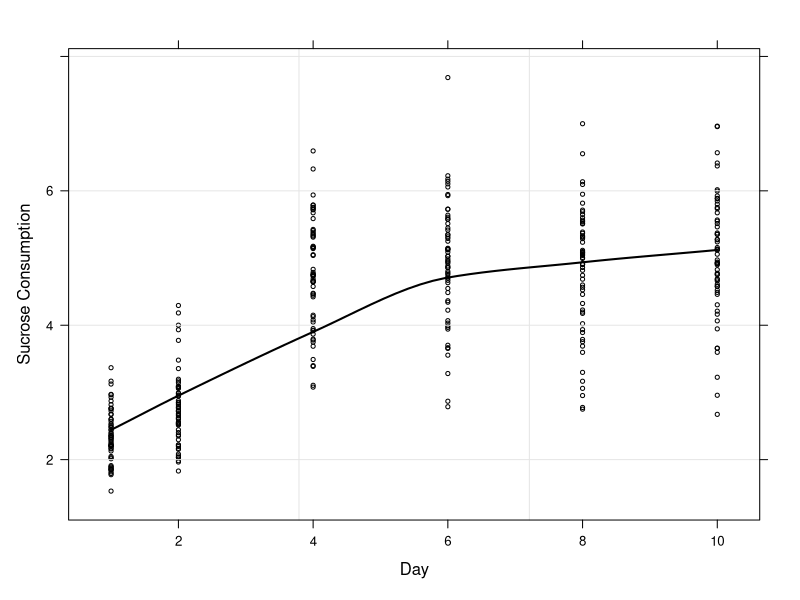
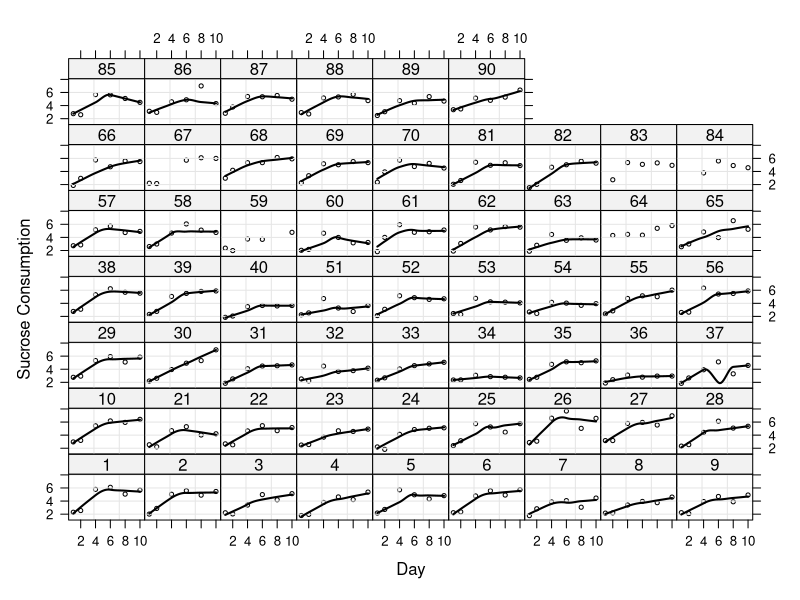
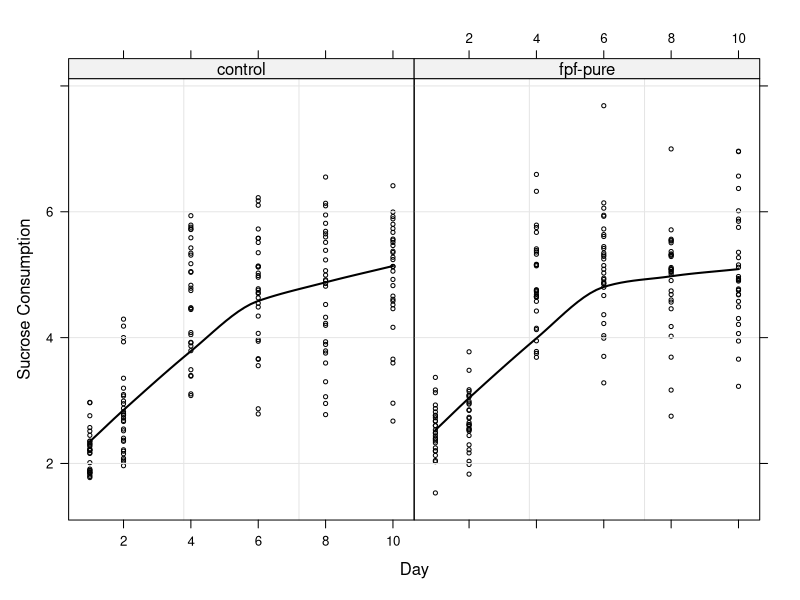
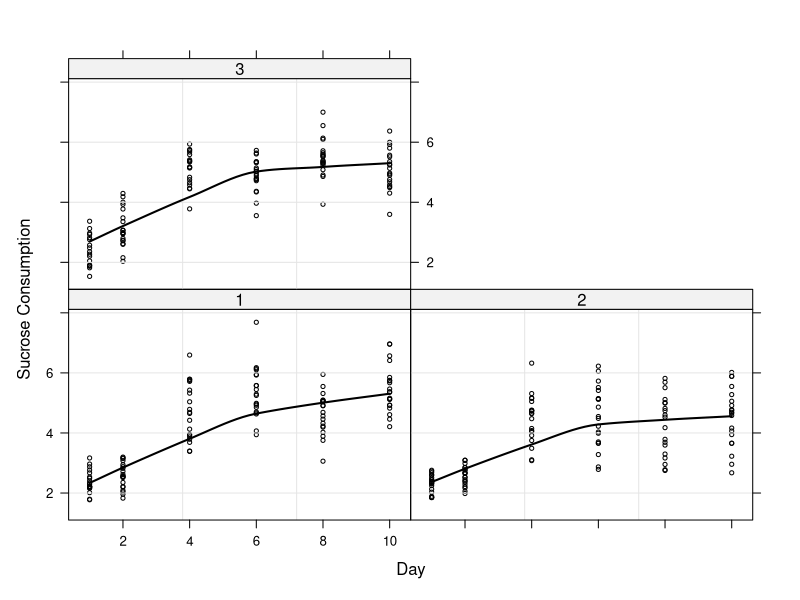
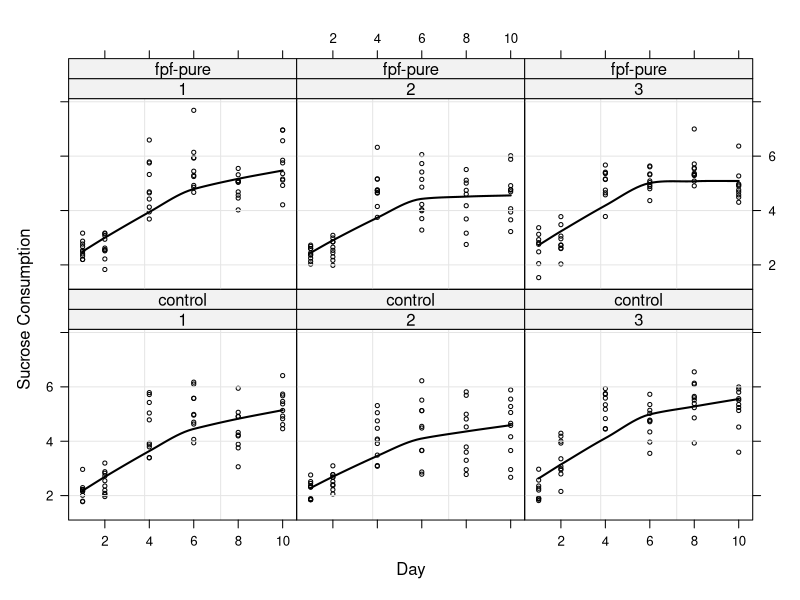
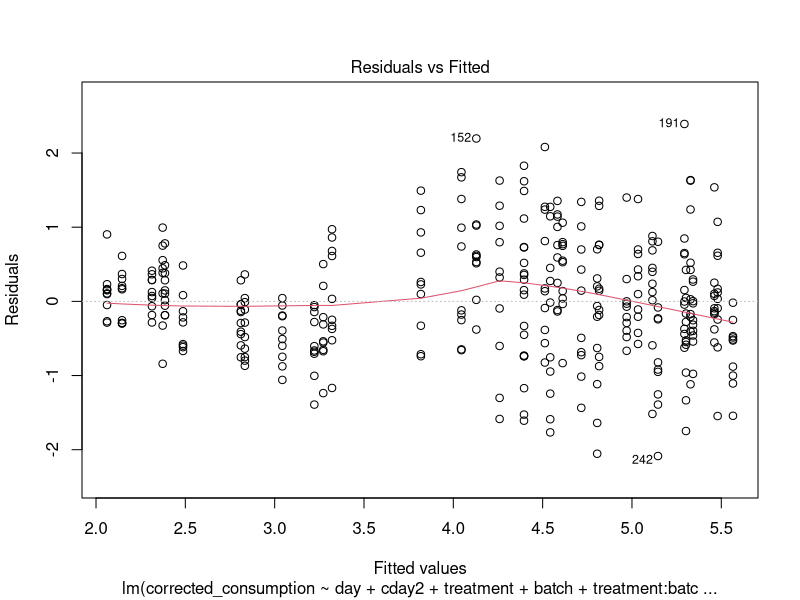
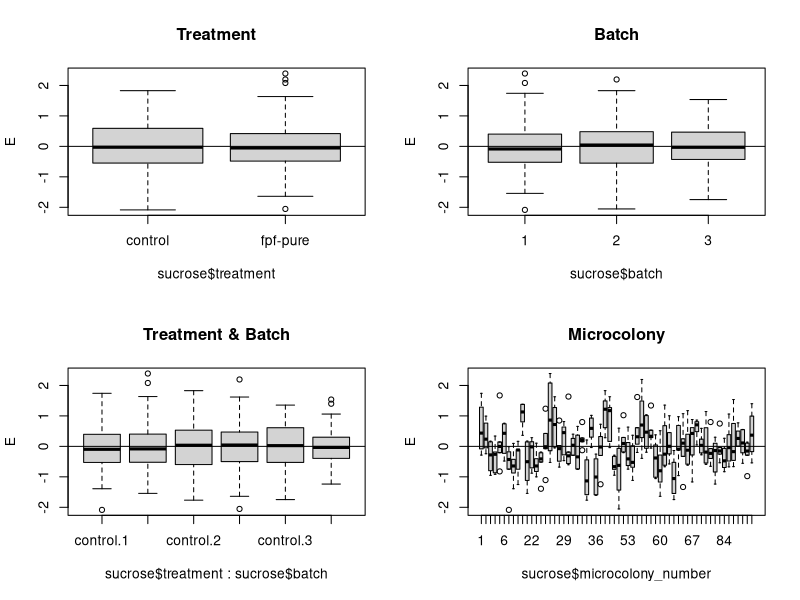
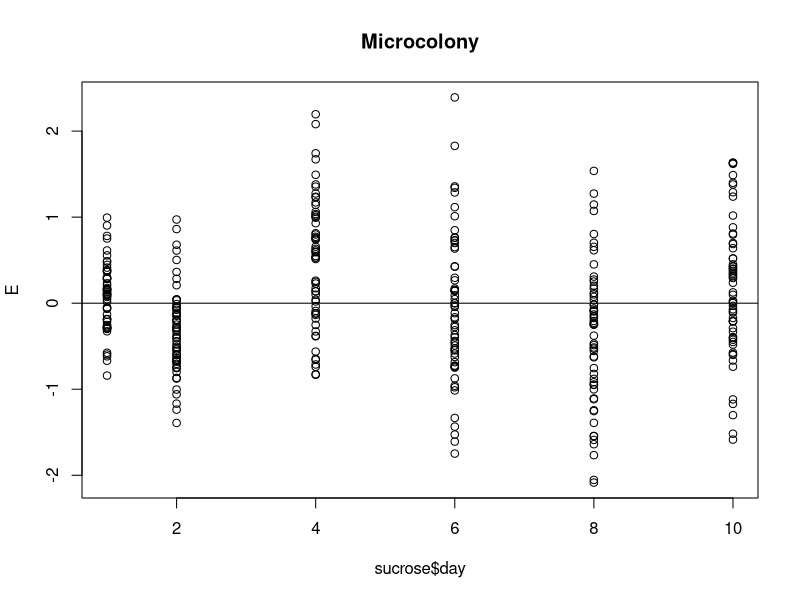

Here is the R script that generated these plots, in order: (Note: a time limit stopped this script after it produced the figures.)
## ---- chunk 1
knitr::opts_chunk$set(echo = FALSE, message = FALSE, warning = FALSE)
## ---- chunk 2
# import curated data
sucrose <- read.csv(file = "output/sucrose_consumption_corrected_long.csv", )

pollen <- read.csv(file = "output/pollen_consumption_corrected_long.csv")
## ---- chunk 3
library(lattice)

# sort out the variable classes
sucrose$microcolony_number <- as.factor(sucrose$microcolony_number)
sucrose$batch <- as.factor(sucrose$batch)
sucrose$colony_derived_from <- as.factor(sucrose$colony_derived_from)
sucrose$day <- as.numeric(sucrose$day)

# have a look at the consumption
xyplot(corrected_consumption ~ day, data = sucrose,
       xlab = "Day", ylab = "Sucrose Consumption",
       panel=function(x, y){
         panel.xyplot(x, y, col = 1, cex = 0.5, pch = 1)
         panel.grid(h = -1, v = 2)
         panel.abline(v = 0, lty = 2)
         if (length(x) > 5) panel.loess(x, y, span = 0.9,
                                        col = 1, lwd = 2)
         })

# have a look at the consumption for every microcolony. 
xyplot(corrected_consumption ~ day | microcolony_number, data = sucrose,
       xlab = "Day", ylab = "Sucrose Consumption",
       panel=function(x, y){
         panel.xyplot(x, y, col = 1, cex = 0.5, pch = 1)
         panel.grid(h = -1, v = 2)
         panel.abline(v = 0, lty = 2)
         if (length(x) > 5) panel.loess(x, y, span = 0.9,
                                        col = 1, lwd = 2)
         })

# have a look at the consumption by treatment
xyplot(corrected_consumption ~ day | treatment, data = sucrose,
       xlab = "Day", ylab = "Sucrose Consumption",
       panel=function(x, y){
         panel.xyplot(x, y, col = 1, cex = 0.5, pch = 1)
         panel.grid(h = -1, v = 2)
         panel.abline(v = 0, lty = 2)
         if (length(x) > 5) panel.loess(x, y, span = 0.9,
                                        col = 1, lwd = 2)
         })

# have a look at the consumption by batch
xyplot(corrected_consumption ~ day | batch, data = sucrose,
       xlab = "Day", ylab = "Sucrose Consumption",
       panel=function(x, y){
         panel.xyplot(x, y, col = 1, cex = 0.5, pch = 1)
         panel.grid(h = -1, v = 2)
         panel.abline(v = 0, lty = 2)
         if (length(x) > 5) panel.loess(x, y, span = 0.9,
                                        col = 1, lwd = 2)
         })

# have a look at the consumption by treatment*batch
xyplot(corrected_consumption ~ day | batch*treatment, data = sucrose,
       xlab = "Day", ylab = "Sucrose Consumption",
       panel=function(x, y){
         panel.xyplot(x, y, col = 1, cex = 0.5, pch = 1)
         panel.grid(h = -1, v = 2)
         panel.abline(v = 0, lty = 2)
         if (length(x) > 5) panel.loess(x, y, span = 0.9,
                                        col = 1, lwd = 2)
         })

## ---- chunk 4
# beyond optimal model.

# biologically this is my beyond optimal model. I can imagine both treatment and batch potentially affecting the # starting (intercept) consumption and the relationship between consumption and day. 

# centre day squared
sucrose$cday2 <- sucrose$day^2 - mean(sucrose$day^2)

M.lm <- lm(corrected_consumption ~ day + cday2 + treatment + batch + treatment:batch + treatment:day + treatment:cday2 + batch:day + batch:cday2, data = sucrose)

summary(M.lm)

# use the residuals from this beyond optimal model
plot(M.lm, which = c (1))
## ---- chunk 5
library(nlme)

M1.gls <- gls(corrected_consumption ~ day + cday2 + treatment + 
                batch + treatment:batch + treatment:day + 
                treatment:cday2 + batch:day + batch:cday2, 
              data = sucrose, method = "REML")

E <- resid(M1.gls)

op <- par(mfrow = c(2, 2))

boxplot(E ~ sucrose$treatment, main = "Treatment")
abline(0, 0)

boxplot(E ~ sucrose$batch, main = "Batch")
abline(0, 0)

boxplot(E ~ sucrose$treatment * sucrose$batch, main = "Treatment & Batch")
abline(0, 0)

boxplot(E ~ sucrose$microcolony_number, main = "Microcolony")
abline(0, 0)

par(op)

plot(E ~ sucrose$day, main = "Microcolony")
abline(0, 0)
## ---- chunk 6
# random intercept?
M1.lme <- lme(corrected_consumption ~ day + cday2 + treatment + batch + 
                treatment:batch + treatment:day + treatment:cday2 + 
                batch:day + batch:cday2, data = sucrose, 
              random =~1 | microcolony_number, method = "REML")

AIC(M1.gls, M1.lme)

anova(M1.gls, M1.lme)

library(lmtest)
lrtest(M1.gls, M1.lme)

# random intercept is great improvement. Random intercept and slope?
M2.lme <- lme(corrected_consumption ~ day + cday2 + treatment + batch + treatment:batch + treatment:day + 
                treatment:cday2 + batch:day + batch:cday2, data = sucrose, random =~1 + day + cday2 | microcolony_number,
              method = "REML", control = lmeControl(opt = 'optim'))

AIC(M1.gls, M1.lme, M2.lme)

# there were issues with convergence. control setting is unconstrained optimization using BFGS.
# Link https://stackoverflow.com/questions/7923387/error-with-nlme

# random intercept and slope is a strong improvement again.

# What about the variance structures?
M2a.lme <- lme(corrected_consumption ~ day + cday2 + treatment + batch + treatment:batch + treatment:day + 
                treatment:cday2 + batch:day + batch:cday2, data = sucrose, random =~1 + day + cday2 | microcolony_number,
              method = "REML", control = lmeControl(opt = 'optim'),
              weights = varIdent(form =~ 1 | treatment*batch))

M2b.lme <- lme(corrected_consumption ~ day + cday2 + treatment + batch + treatment:batch + treatment:day + 
                treatment:cday2 + batch:day + batch:cday2, data = sucrose, random =~1 + day + cday2 | microcolony_number,
              method = "REML", control = lmeControl(opt = 'optim'),
              weights = varPower(form =~ day))

M2c.lme <- lme(corrected_consumption ~ day + cday2 + treatment + batch + treatment:batch + treatment:day + 
                treatment:cday2 + batch:day + batch:cday2, data = sucrose, random =~1 + day + cday2 | microcolony_number,
              method = "REML", control = lmeControl(opt = 'optim'),
              weights = varComb(varIdent(form =~ 1 | treatment*batch), varPower(form =~ day)))

M2d.lme <- lme(corrected_consumption ~ day + cday2 + treatment + batch + treatment:batch + treatment:day + 
                treatment:cday2 + batch:day + batch:cday2, data = sucrose, random =~1 + day + cday2 | microcolony_number,
              method = "REML", control = lmeControl(opt = 'optim'),
              weights = varComb(varIdent(form =~ 1 | treatment*batch), varPower(form =~ day | treatment*batch)))

AIC(M2.lme, M2a.lme, M2b.lme, M2c.lme, M2d.lme)

# M2c.lme is the best 
plot(M2c.lme, which = c (1))

# see if an autoregressive correlation structure improves anything?
M2e.lme <- gls(corrected_consumption ~ day + cday2 + treatment + batch + treatment:batch + treatment:day + 
                treatment:cday2 + batch:day + batch:cday2, data = sucrose,
               correlation = corAR1(form =~ day | microcolony_number), method = "REML",
               weights = varComb(varIdent(form =~ 1 | treatment*batch), varPower(form =~ day)))

AIC(M1.gls, M1.lme, M2.lme, M2c.lme, M2e.lme)

# no
## ---- chunk 7
# respecify candidate models so model structure is clear. 

# linear model 
M1.gls <- gls(corrected_consumption ~ day + cday2 + treatment + batch + treatment:batch + treatment:day + 
                treatment:cday2 + batch:day + batch:cday2, data = sucrose, method = "REML")
# extract residuals
E.M1.gls <- resid(M1.gls, type = "normalized")

# residuals vs fitted
plot(M1.gls, which = c (1))

# residuals vs day
plot(E.M1.gls ~ sucrose$day, main = "Microcolony")
abline(0, 0)

# pattern and heterogeneity in both residual plots

M2c.lme <- lme(corrected_consumption ~ day + cday2 + treatment + batch + treatment:batch + treatment:day + 
                treatment:cday2 + batch:day + batch:cday2, data = sucrose, random =~1 + day + cday2 | microcolony_number,
              method = "REML", control = lmeControl(opt = 'optim'),
              weights = varComb(varIdent(form =~ 1 | treatment*batch), varPower(form =~ day)))

# extract residuals
E.M2c.lme <- resid(M2c.lme, type = "normalized")

# residuals vs fitted
plot(M2c.lme, which = c (1))

# residuals vs day
plot(E.M2c.lme ~ sucrose$day, main = "Microcolony")
abline(0, 0)

# heterogeneity now dealt with but still pattern in the plot. Common reason for pattern in plots is missing terms in model or poor model fit
# ie it's not linear/ not quadratic. Try and rule out missing terms in model being the cause. 
M2c.lme.all.int <- lme(corrected_consumption ~ day*cday2*treatment*batch,
                       data = sucrose, random =~1 + day + cday2 | microcolony_number,
                       method = "REML", control = lmeControl(opt = 'optim'),
                       weights = varComb(varIdent(form =~ 1 | treatment*batch), varPower(form =~ day)))

# extract residuals
E.M2c.lme.all.int <- resid(M2c.lme.all.int, type = "pearson")

# residuals vs fitted
plot(M2c.lme.all.int, which = c (1))

# residuals vs day
plot(E.M2c.lme.all.int ~ sucrose$day, main = "Microcolony")
abline(0, 0)

# missing terms in the model not it. Pretty sure the quadratic function is not a perfect fit for the data. 
## ---- chunk 8
# quick summary of model with optimal random effects structure
summary(M2c.lme)
## ---- chunk 9
# set method to ML
M2c.lme <- lme(corrected_consumption ~ day + cday2 + treatment + batch + treatment:batch + treatment:day + 
                treatment:cday2 + batch:day + batch:cday2, data = sucrose, random =~1 + day + cday2 | microcolony_number,
              method = "ML", control = lmeControl(opt = 'optim'),
              weights = varComb(varIdent(form =~ 1 | treatment*batch), varPower(form =~ day)))

# what does AIC say?
library(MASS)
stepAIC(M2c.lme)
## ---- chunk 10
M2.lme.aic <- lme(corrected_consumption ~ day + cday2 + treatment + batch + day:batch, data = sucrose, random =~1 + day + cday2 | microcolony_number,
              method = "ML", control = lmeControl(opt = 'optim'),
              weights = varComb(varIdent(form =~ 1 | treatment*batch), varPower(form =~ day)))

# batch:day significance
M2.lme.aic.a <- update(M2.lme.aic, .~. - batch:day)

anova(M2.lme.aic, M2.lme.aic.a )
## ---- chunk 11
M2c.lme <- lme(corrected_consumption ~ day + cday2 + treatment + batch + treatment:batch + treatment:day + 
                treatment:cday2 + batch:day + batch:cday2, data = sucrose, random =~1 + day + cday2 | microcolony_number,
              method = "ML", control = lmeControl(opt = 'optim'),
              weights = varComb(varIdent(form =~ 1 | treatment*batch), varPower(form =~ day)))

# round 1
M2c.lme.a <- update(M2c.lme, .~. - batch:cday2)
M2c.lme.b <- update(M2c.lme, .~. - batch:day)
M2c.lme.c <- update(M2c.lme, .~. - treatment:cday2)
M2c.lme.d <- update(M2c.lme, .~. - treatment:day)
M2c.lme.e <- update(M2c.lme, .~. - treatment:batch)
anova(M2c.lme, M2c.lme.a)
anova(M2c.lme, M2c.lme.b)
anova(M2c.lme, M2c.lme.c)
anova(M2c.lme, M2c.lme.d)
anova(M2c.lme, M2c.lme.e)

# round 2
M2c.lme.f <- update(M2c.lme.e, .~. - batch:cday2)
M2c.lme.g <- update(M2c.lme.e, .~. - batch:day)
M2c.lme.h <- update(M2c.lme.e, .~. - treatment:cday2)
M2c.lme.i <- update(M2c.lme.e, .~. - treatment:day)
anova(M2c.lme.e, M2c.lme.f)
anova(M2c.lme.e, M2c.lme.g)
anova(M2c.lme.e, M2c.lme.h)
anova(M2c.lme.e, M2c.lme.i)

# round 3
M2c.lme.j <- update(M2c.lme.i, .~. - batch:cday2)
M2c.lme.k <- update(M2c.lme.i, .~. - batch:day)
M2c.lme.l <- update(M2c.lme.i, .~. - treatment:cday2)
anova(M2c.lme.i, M2c.lme.j)
anova(M2c.lme.i, M2c.lme.k)
anova(M2c.lme.i, M2c.lme.l)

# round 4
M2c.lme.m <- update(M2c.lme.l, .~. - batch:cday2)
M2c.lme.n <- update(M2c.lme.l, .~. - batch:day)
M2c.lme.o <- update(M2c.lme.l, .~. - treatment)
anova(M2c.lme.l, M2c.lme.m)
anova(M2c.lme.l, M2c.lme.n)
anova(M2c.lme.l, M2c.lme.o)

# round 5
M2c.lme.p <- update(M2c.lme.m, .~. - cday2)
M2c.lme.q <- update(M2c.lme.m, .~. - batch:day)
M2c.lme.r <- update(M2c.lme.m, .~. - treatment)
anova(M2c.lme.m, M2c.lme.p)
anova(M2c.lme.m, M2c.lme.q)
anova(M2c.lme.m, M2c.lme.r)

# round 6
# M2c.lme.s <- update(M2c.lme.r, .~. - cday2)
# anova(M2c.lme.r, M2c.lme.s)

M2c.lme.t <- update(M2c.lme.r, .~. - batch:day)
anova(M2c.lme.r, M2c.lme.t)
## ---- chunk 12
# refit with REML
M2c.lme.r <- update(M2c.lme.r, method = "REML")

summary(M2c.lme.r)
## ---- chunk 13
# extract residuals
E.M2c.lme.r <- resid(M2c.lme.r, type = "pearson")

# residuals vs fitted
plot(M2c.lme.r, which = c (1))

xyplot(E.M2c.lme.r ~ day, data = sucrose,
       xlab = "Day", ylab = "Pearson Residuals",
       panel=function(x, y){
         panel.xyplot(x, y, col = 1, cex = 0.5, pch = 1)
         panel.grid(h = -1, v = 2)
         panel.abline(v = 0, lty = 2)
         if (length(x) > 5) panel.loess(x, y, span = 0.6,
                                        col = 1, lwd = 2)
         })

# batches are different
xyplot(E.M2c.lme.r ~ day | batch, data = sucrose,
       xlab = "Day", ylab = "Pearson Residuals",
       panel=function(x, y){
         panel.xyplot(x, y, col = 1, cex = 0.5, pch = 1)
         panel.grid(h = -1, v = 2)
         panel.abline(v = 0, lty = 2)
         if (length(x) > 5) panel.loess(x, y, span = 0.6,
                                        col = 1, lwd = 2)
         })
## ---- chunk 14
# plot
# predict values
consumption <- predict(M2c.lme.r, value = "response")

# generate line components
dayvalues <- seq(1, 10, 0.1)

data_list <- list()

for (i in 1:length(unique(sucrose$batch))) {
  mydata <- data.frame(
    day = dayvalues,
    cday2 = dayvalues^2-mean(sucrose$day^2),
    batch = unique(sucrose$batch) [i])
  
  data_list [[i]] <- mydata
}

line_list <- list()

# re.form = NA, if NA or ~0, include no random effects.

for (i in 1:length(data_list)) {
  
  line <- predict(M2c.lme.r, data_list [[i]], type = "response", level = 0)
  
  line_list [[i]] <- line
  
}

plot(x = sucrose$day, y = sucrose$corrected_consumption, main = "Fitted Values", xlim = c(0,10), ylim = c(0,8))

 for (i in 1:length(line_list)) {
       
            lines(mydata$day, line_list [[i]])
 }

plot(x = sucrose$day [sucrose$batch == 1], y = sucrose$corrected_consumption [sucrose$batch == 1], main = "Fitted Values", xlim = c(0,10), ylim = c(0,8))

lines(mydata$day, line_list [[1]])

plot(x = sucrose$day [sucrose$batch == 2], y = sucrose$corrected_consumption [sucrose$batch == 2], main = "Fitted Values", xlim = c(0,10), ylim = c(0,8))

lines(mydata$day, line_list [[2]])

plot(x = sucrose$day [sucrose$batch == 3], y = sucrose$corrected_consumption [sucrose$batch == 3], main = "Fitted Values", xlim = c(0,10), ylim = c(0,8))

lines(mydata$day, line_list [[3]])
## ---- chunk 15
# plotting chunk
# predict values
consumption <- predict(M.lm, value = "response")

# generate line components
dayvalues <- seq(1, 10, 0.1)

data_list <- list()

for (i in 1:length(unique(sucrose$batch))) {
  mydata <- data.frame(
    day = dayvalues,
    cday2 = dayvalues^2-mean(sucrose$day^2),
    batch = unique(sucrose$batch) [i],
    treatment = "control"  )
  
  data_list [[i]] <- mydata
}

for (i in 1:length(unique(sucrose$batch))) {
  mydata <- data.frame(
    day = dayvalues,
    cday2 = dayvalues^2-mean(sucrose$day^2),
    batch = unique(sucrose$batch) [i],
    treatment = "fpf-pure"  )
  
  data_list [[i+3]] <- mydata
}

line_list <- list()

for (i in 1:6) {
  
  line <- predict(M.lm, data_list [[i]], type = "response")
  
  line_list [[i]] <- line
  
}

plot(x = sucrose$day, y = consumption, main = "Fitted Values", xlim = c(0,10), ylim = c(0,6))

 for (i in 1:6) {
       
            lines(mydata$day, line_list [[i]])
     }

## ---- chunk 16
# what polynomial do I have to go to before these residual patterns start to dissipate?
# the random effects structure isn't the same as above but this is only illustrative of the issue I am facing
# random intercept and slope model on sqrt transformed data with quartic term
M2.lmer.t.quartic <- lmer(sqrt(corrected_consumption) ~ day + cday2 + I(day^3) + I(day^4) + treatment + batch + treatment:batch + treatment:day + 
                treatment:cday2 + treatment:I(day^3) + treatment:I(day^4) + batch:day + batch:cday2 + batch:I(day^3) + batch:I(day^4) + (1 + day + cday2 +
                                                                                                                          I(day^3) + I(day^4) |
                                                                                                                          microcolony_number), 
                data = sucrose, REML = TRUE)

# extract residuals
E.M2.lmer.t.quartic <- resid(M2.lmer.t.quartic, type = "pearson")

# residuals vs fitted
plot(M2.lmer.t.quartic, which = c (1))

# residuals vs day
plot(E.M2.lmer.t.quartic ~ sucrose$day, main = "Microcolony")
abline(0, 0)

# even this isn't perfect. 
